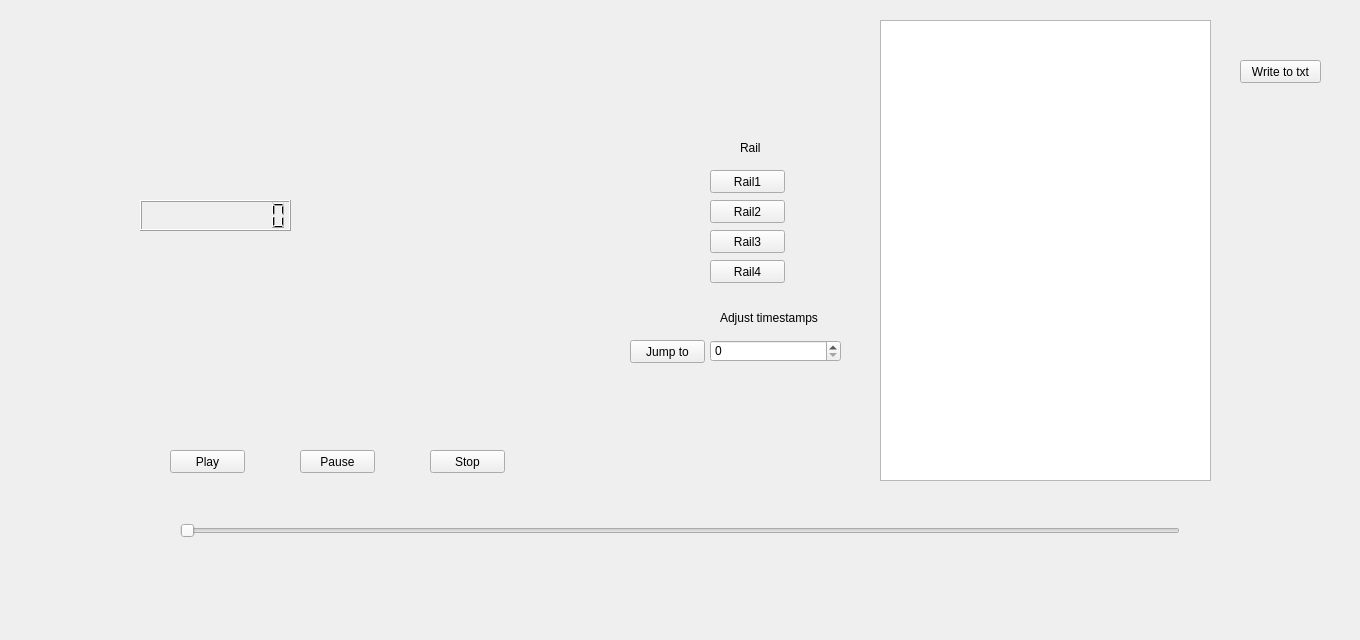
<?xml version="1.0" encoding="UTF-8"?>
<ui version="4.0">
 <class>edit</class>
 <widget class="QWidget" name="edit">
  <property name="geometry">
   <rect>
    <x>0</x>
    <y>0</y>
    <width>1360</width>
    <height>640</height>
   </rect>
  </property>
  <property name="windowTitle">
   <string>edit</string>
  </property>
  <widget class="QSlider" name="horizontalSlider">
   <property name="geometry">
    <rect>
     <x>180</x>
     <y>520</y>
     <width>1000</width>
     <height>22</height>
    </rect>
   </property>
   <property name="orientation">
    <enum>Qt::Horizontal</enum>
   </property>
  </widget>
  <widget class="QPushButton" name="play">
   <property name="geometry">
    <rect>
     <x>170</x>
     <y>450</y>
     <width>75</width>
     <height>23</height>
    </rect>
   </property>
   <property name="text">
    <string>Play</string>
   </property>
  </widget>
  <widget class="QPushButton" name="pause">
   <property name="geometry">
    <rect>
     <x>300</x>
     <y>450</y>
     <width>75</width>
     <height>23</height>
    </rect>
   </property>
   <property name="text">
    <string>Pause</string>
   </property>
  </widget>
  <widget class="QPushButton" name="stop">
   <property name="geometry">
    <rect>
     <x>430</x>
     <y>450</y>
     <width>75</width>
     <height>23</height>
    </rect>
   </property>
   <property name="text">
    <string>Stop</string>
   </property>
  </widget>
  <widget class="QLCDNumber" name="lcdNumber">
   <property name="geometry">
    <rect>
     <x>140</x>
     <y>200</y>
     <width>151</width>
     <height>31</height>
    </rect>
   </property>
   <property name="digitCount">
    <number>10</number>
   </property>
  </widget>
  <widget class="QLabel" name="railindi">
   <property name="geometry">
    <rect>
     <x>740</x>
     <y>140</y>
     <width>53</width>
     <height>15</height>
    </rect>
   </property>
   <property name="text">
    <string>Rail</string>
   </property>
  </widget>
  <widget class="QPushButton" name="rail1">
   <property name="geometry">
    <rect>
     <x>710</x>
     <y>170</y>
     <width>75</width>
     <height>23</height>
    </rect>
   </property>
   <property name="text">
    <string>Rail1</string>
   </property>
  </widget>
  <widget class="QPushButton" name="rail2">
   <property name="geometry">
    <rect>
     <x>710</x>
     <y>200</y>
     <width>75</width>
     <height>23</height>
    </rect>
   </property>
   <property name="text">
    <string>Rail2</string>
   </property>
  </widget>
  <widget class="QPushButton" name="rail3">
   <property name="geometry">
    <rect>
     <x>710</x>
     <y>230</y>
     <width>75</width>
     <height>23</height>
    </rect>
   </property>
   <property name="text">
    <string>Rail3</string>
   </property>
  </widget>
  <widget class="QPushButton" name="rail4">
   <property name="geometry">
    <rect>
     <x>710</x>
     <y>260</y>
     <width>75</width>
     <height>23</height>
    </rect>
   </property>
   <property name="text">
    <string>Rail4</string>
   </property>
  </widget>
  <widget class="QSpinBox" name="spinBox">
   <property name="geometry">
    <rect>
     <x>710</x>
     <y>340</y>
     <width>131</width>
     <height>22</height>
    </rect>
   </property>
   <property name="maximum">
    <number>1000000</number>
   </property>
  </widget>
  <widget class="QLabel" name="timeindi">
   <property name="geometry">
    <rect>
     <x>720</x>
     <y>310</y>
     <width>111</width>
     <height>16</height>
    </rect>
   </property>
   <property name="text">
    <string>Adjust timestamps</string>
   </property>
  </widget>
  <widget class="QPushButton" name="jump">
   <property name="geometry">
    <rect>
     <x>630</x>
     <y>340</y>
     <width>75</width>
     <height>23</height>
    </rect>
   </property>
   <property name="text">
    <string>Jump to</string>
   </property>
  </widget>
  <widget class="QPushButton" name="write">
   <property name="geometry">
    <rect>
     <x>1240</x>
     <y>60</y>
     <width>81</width>
     <height>23</height>
    </rect>
   </property>
   <property name="text">
    <string>Write to txt</string>
   </property>
  </widget>
  <widget class="QTextEdit" name="textEdit">
   <property name="geometry">
    <rect>
     <x>880</x>
     <y>20</y>
     <width>331</width>
     <height>461</height>
    </rect>
   </property>
  </widget>
 </widget>
 <resources/>
 <connections/>
</ui>
